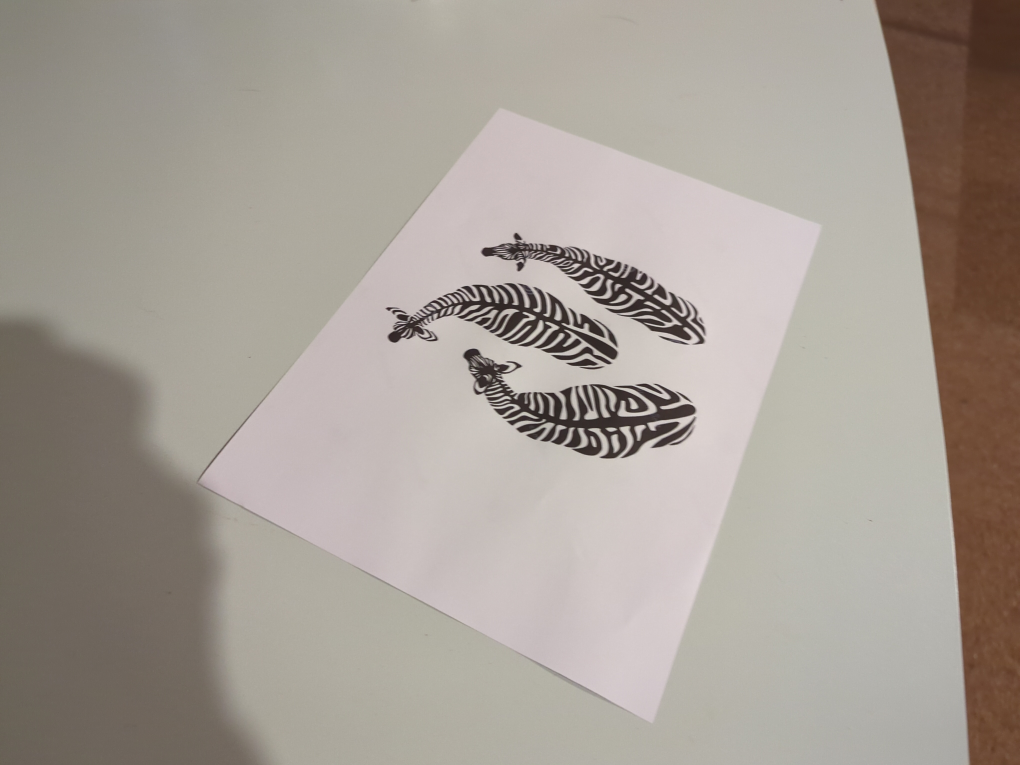
#> input picture deprecated/opencv/photo-large.jpg, 4080 x 3060 px, given in place of court.MP4, which was not available (shown at 1/4 size)
$ python video.py
#> lines starting #> are read from the running program, lines starting #| are printed output that depends on the picture; after the words box and inside, x2 and y2 are one past the last pixel; in counts of white or black regions, pixels touching at a corner belong together; pictures that were not available may be replaced by others from this repository, and a replacement may not be noted
#> in main, frame is the input picture: shape (3060, 4080, 3); mean B, G, R 149.6, 157.8, 166
### deprecated/opencv/rectangle_detect.py
import cv2
# https://www.quora.com/How-can-I-detect-a-rectangle-using-OpenCV-code-in-Python

# [28 lines left out: function detect_rect, not called in this run]

# https://stackoverflow.com/questions/67457125/how-to-detect-white-region-in-an-image-with-opencv-python
def process(img):
  img_gray = cv2.cvtColor(img, cv2.COLOR_BGR2GRAY)
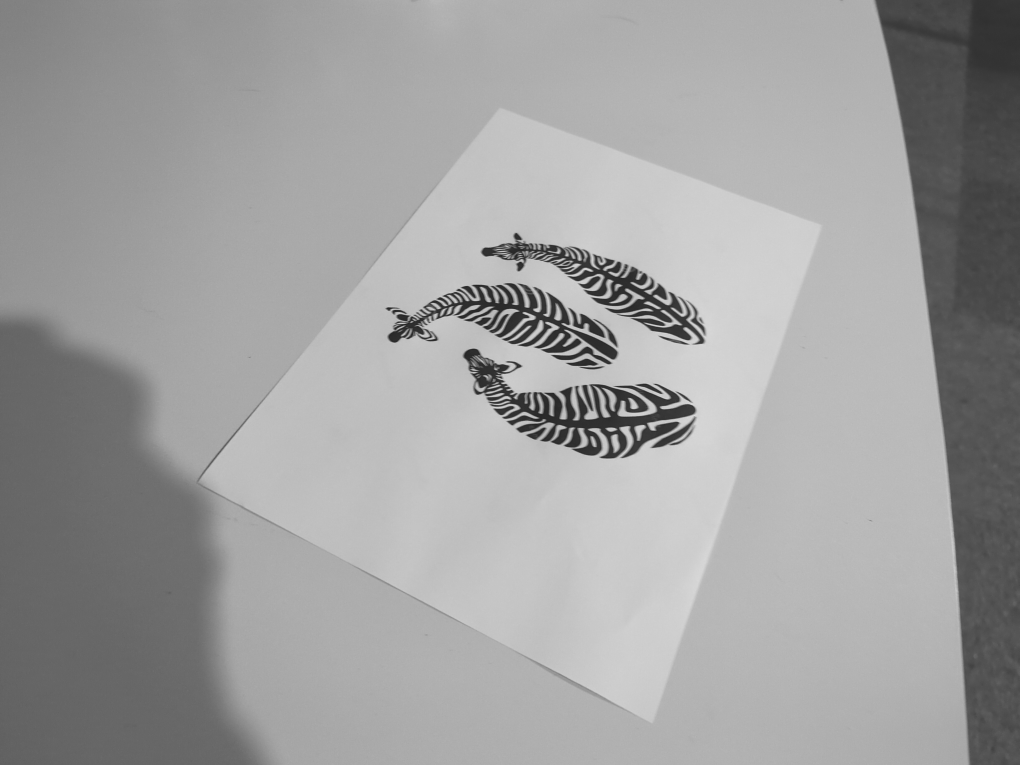
#> img_gray: shape (3060, 4080) (shown at 1/4 size); min 21, max 235, mean 159.4
  _, thresh = cv2.threshold(img_gray, 163, 255, cv2.THRESH_BINARY)
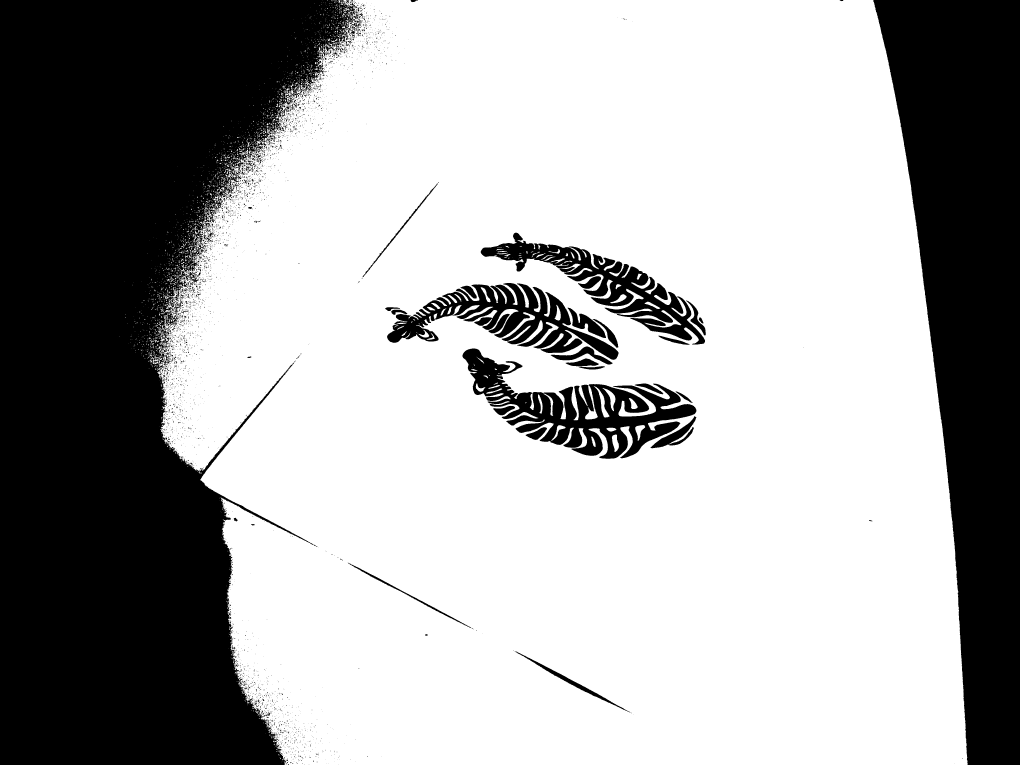
#> thresh: shape (3060, 4080) (shown at 1/4 size); 65.6% white; 4217 black regions (3949 under 20 px), largest, box (x1, y1, x2, y2) and area: (0, 0, 1436, 3060) 2815397, (3493, 0, 4080, 3060) 1077060, (1850, 1394, 2786, 1835) 139514
  img_canny = cv2.Canny(thresh, 0, 0)
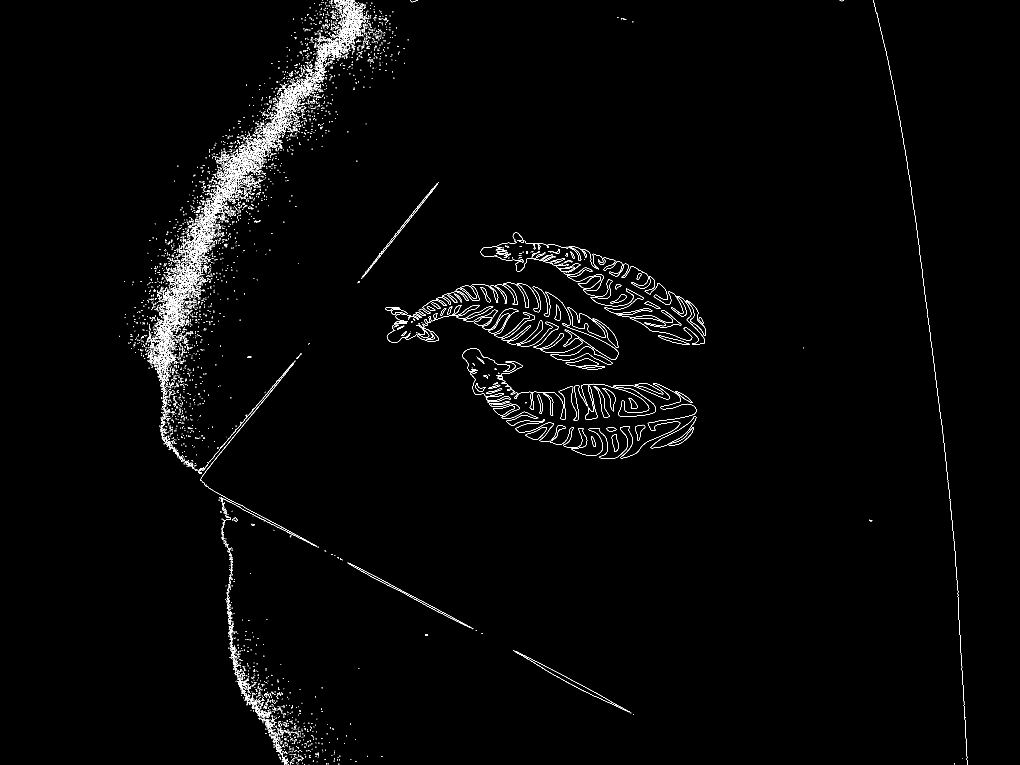
#> img_canny: shape (3060, 4080) (shown at 1/4 size); 0.91% white in thin lines or dots, all inside (x1, y1, x2, y2) = (476, 0, 3871, 3060)
  img_dilate = cv2.dilate(img_canny, None, iterations=7)
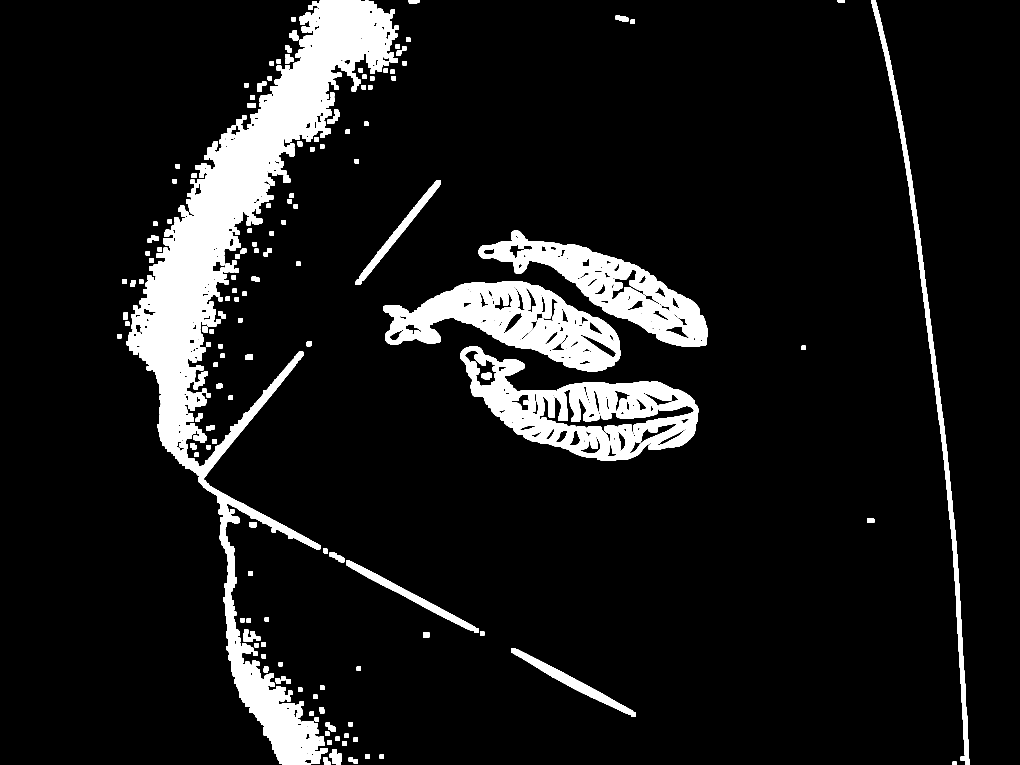
#> img_dilate: shape (3060, 4080) (shown at 1/4 size); 9.7% white; 175 white regions, largest, box (x1, y1, x2, y2) and area: (507, 0, 1595, 3060) 595750, (1842, 1386, 2793, 1842) 169731, (1533, 1124, 2481, 1485) 156470
  return cv2.erode(img_dilate, None, iterations=7)


def get_contours(img, min_area = 150):
  # flags determine whether to return nested contours (external = only top level contours), and whether to combine contours
  contours, _ = cv2.findContours(process(img), cv2.RETR_EXTERNAL, cv2.CHAIN_APPROX_NONE)

  for c in contours:
    if cv2.contourArea(c) > min_area:
      print(cv2.contourArea(c))
      yield c


# [28 lines left out: function crop_biggest_contour, not called in this run]


def crop_contour(img, contour, width=640, height=480):
  x, y, w, h = cv2.boundingRect(contour)

  # find centre of bounding rectangle
  old_cx = x + w//2
  old_cy = y + h//2
  print("old:", old_cx, old_cy)

  # clamp center so that output will have at least width x height pixels
  cx = max(old_cx, width//2)
  cy = max(old_cy, height//2)

  cx = min(cx, img.shape[1] - width//2)
  cy = min(cy, img.shape[0] - height//2)

  if old_cx > width//2:
    old_cx -= cx - width//2

  if old_cy > height//2:
    old_cy -= cy - height//2

  # crop image
  return img[(cy-height//2):(cy + height//2), (cx-width//2):(cx+width//2)], (old_cx, old_cy)

### deprecated/opencv/video.py
import cv2
from orb_detect import detect
from rectangle_detect import *

#capture = cv2.VideoCapture("../../grass.MP4")
capture = cv2.VideoCapture("../../court.MP4")
fps = capture.get(cv2.CAP_PROP_FPS)
#out_size = (int(capture.get(cv2.CAP_PROP_FRAME_WIDTH)), int(capture.get(cv2.CAP_PROP_FRAME_HEIGHT)))
#out_size = (800, 400) # two 400x400 images side-by-side
out_size = (1280, 480) # two 640x480 images
#out_size = (640, 480)

def main():
  # Define the codec and create VideoWriter object
  fourcc = cv2.VideoWriter_fourcc(*'DIVX')
  out = cv2.VideoWriter('output.avi', fourcc, fps, out_size)

  try:
    while capture.isOpened():
      ret, frame = capture.read()
      #print(frame, ret)
      if ret:
        new_frame = []
        for c in get_contours(frame):
          frame, _ = crop_contour(frame, c)
#> this loop made 19 passes
#> (x in crop_contour, y in crop_contour, w in crop_contour, h in crop_contour, old_cx in crop_contour, old_cy in crop_contour, cx in crop_contour, cy in crop_contour) on passes 1 to 12: (1335, 3022, 26, 38, 320, 461, 1348, 2820), (1262, 3011, 14, 19, 1269, 3020, 320, 240), (1207, 2945, 70, 46, 1242, 2968, 320, 240), (1144, 2819, 51, 14, 1169, 2826, 320, 240), (2057, 2603, 463, 247, 2288, 2726, 320, 240), (1391, 2250, 503, 267, 1642, 2383, 320, 240), (780, 1742, 40, 21, 800, 1752, 320, 240), (1849, 1393, 937, 442, 2317, 1614, 320, 240), (826, 1267, 32, 32, 842, 1283, 320, 240), (1540, 1131, 934, 347, 2007, 1304, 320, 240), (1922, 930, 901, 449, 2372, 1154, 320, 240), (1014, 872, 28, 20, 1028, 882, 320, 240)
#| old: 1348 3041
#| old: 1269 3020
#| old: 1242 2968
#| old: 1169 2826
#| old: 2288 2726
#| old: 1642 2383
#| old: 800 1752
#| old: 2317 1614
#> (further printed lines are left out)
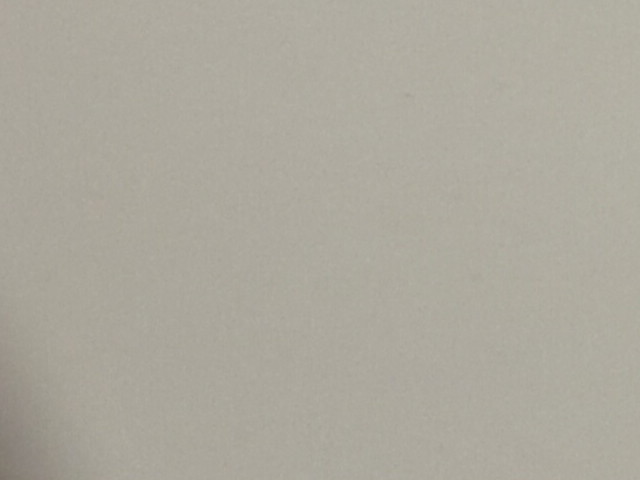
#> frame: shape (480, 640, 3); mean B, G, R 157.5, 168.9, 172.7
          # add to image
        out.write(frame)
        # [5 lines of commented-out code are left out]
        out.write(frame)
      else:
        break
  finally:
    capture.release()
    out.release()

if __name__ == "__main__":
  main()

$ run again, on deprecated/opencv/photo-small.jpg
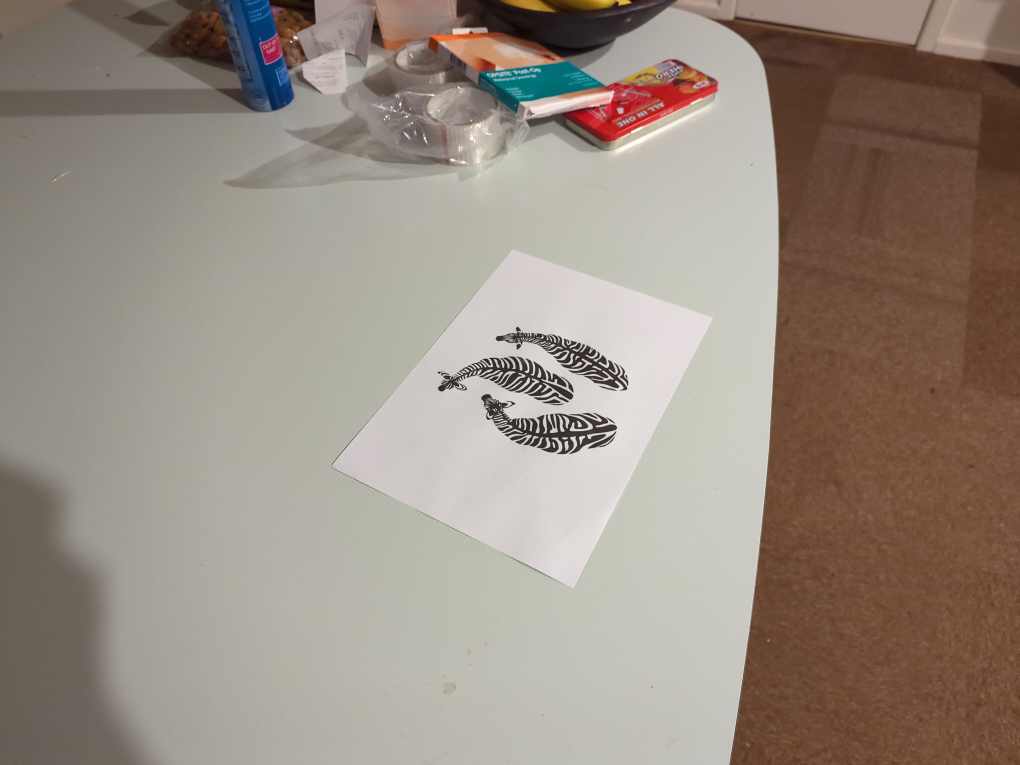
#> input picture deprecated/opencv/photo-small.jpg, 4080 x 3060 px, given in place of court.MP4, which was not available (shown at 1/4 size)
#> in main, frame is the input picture: shape (3060, 4080, 3); mean B, G, R 129.7, 140.7, 152.4
#> in process, `_, thresh = cv2.threshold(img_gray, 163, 255, cv2.THRESH_BINARY)`:
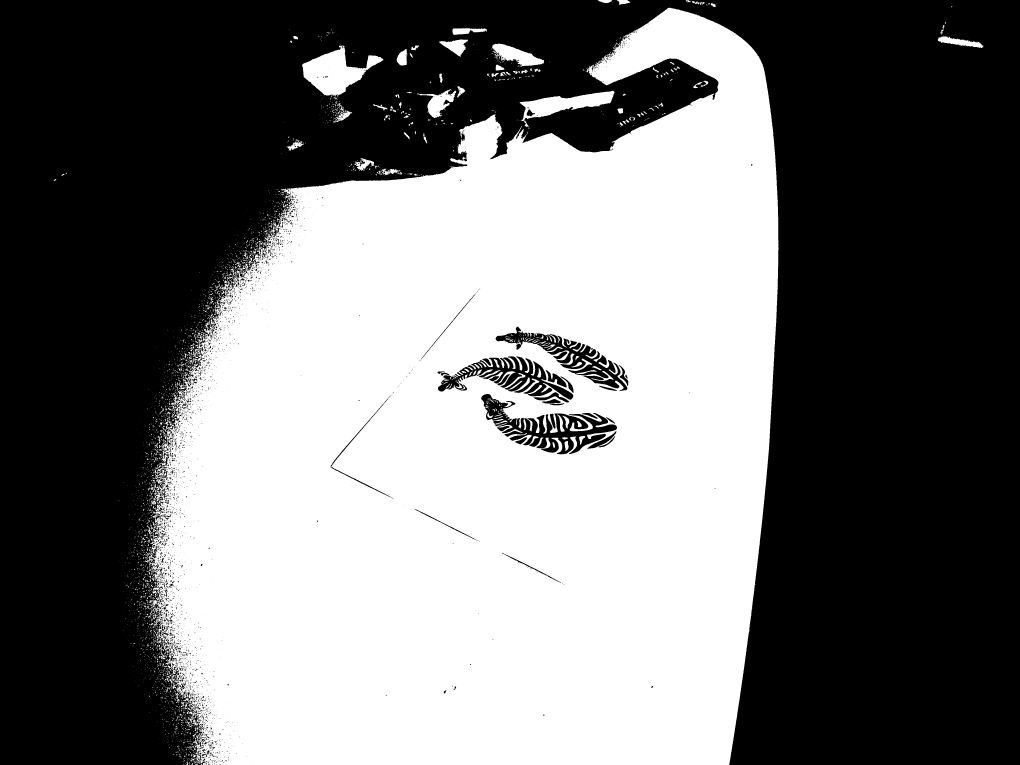
#> thresh: shape (3060, 4080) (shown at 1/4 size); 45.7% white; 3752 white regions (3261 under 20 px), largest, box (x1, y1, x2, y2) and area: (579, 31, 3114, 3060) 5574343, (1208, 182, 1534, 384) 30497, (2079, 363, 2458, 508) 19848
#> img_canny: shape (3060, 4080); 0.94% white in thin lines or dots
#> in process, `img_dilate = cv2.dilate(img_canny, None, iterations=7)`:
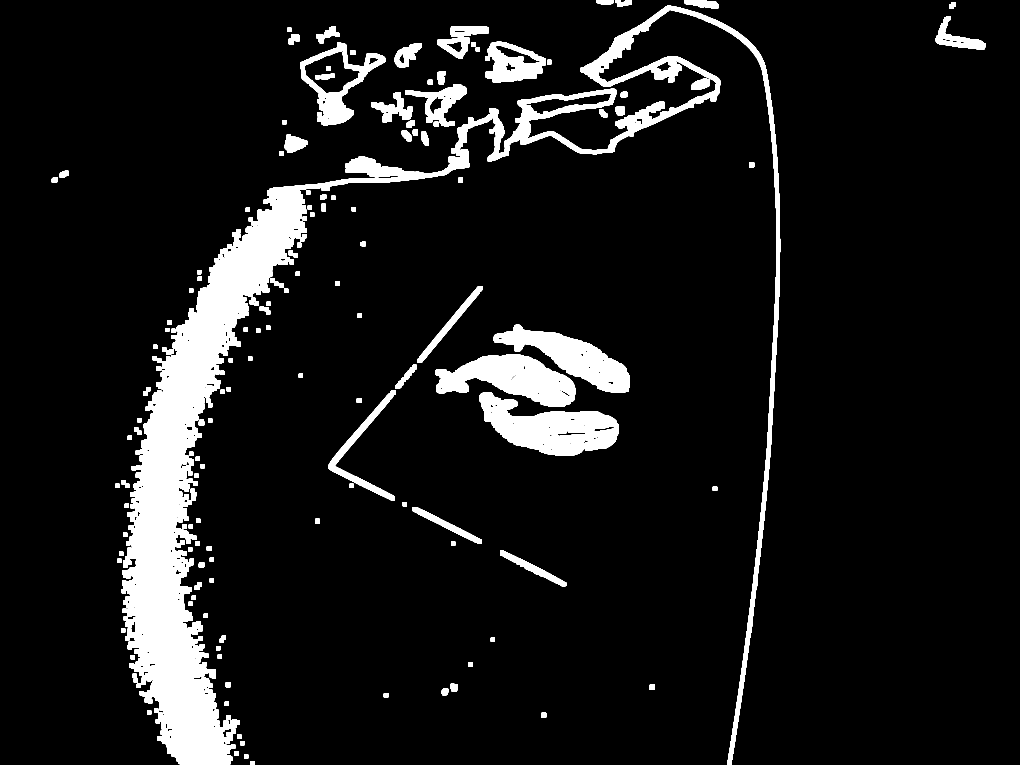
#> img_dilate: shape (3060, 4080) (shown at 1/4 size); 8.9% white; 171 white regions, largest, box (x1, y1, x2, y2) and area: (487, 23, 3121, 3060) 702195, (1917, 1568, 2475, 1824) 75814, (1742, 1418, 2301, 1628) 65747
#> the loop in main, `for c in get_contours(frame):` made 37 passes
#> (x in crop_contour, y in crop_contour, w in crop_contour, h in crop_contour, old_cx in crop_contour, old_cy in crop_contour, cx in crop_contour, cy in crop_contour) on passes 1 to 8: (929, 2883, 24, 19, 320, 312, 941, 2820), (522, 2571, 26, 14, 535, 2578, 320, 240), (778, 2491, 18, 20, 787, 2501, 320, 240), (508, 2484, 21, 18, 518, 2493, 320, 240), (713, 2259, 19, 20, 722, 2269, 320, 240), (2007, 2210, 238, 122, 2126, 2271, 320, 240), (1657, 2035, 256, 129, 1785, 2099, 320, 240), (1321, 1579, 252, 416, 1447, 1787, 320, 240)
#> (printed output is left out)
